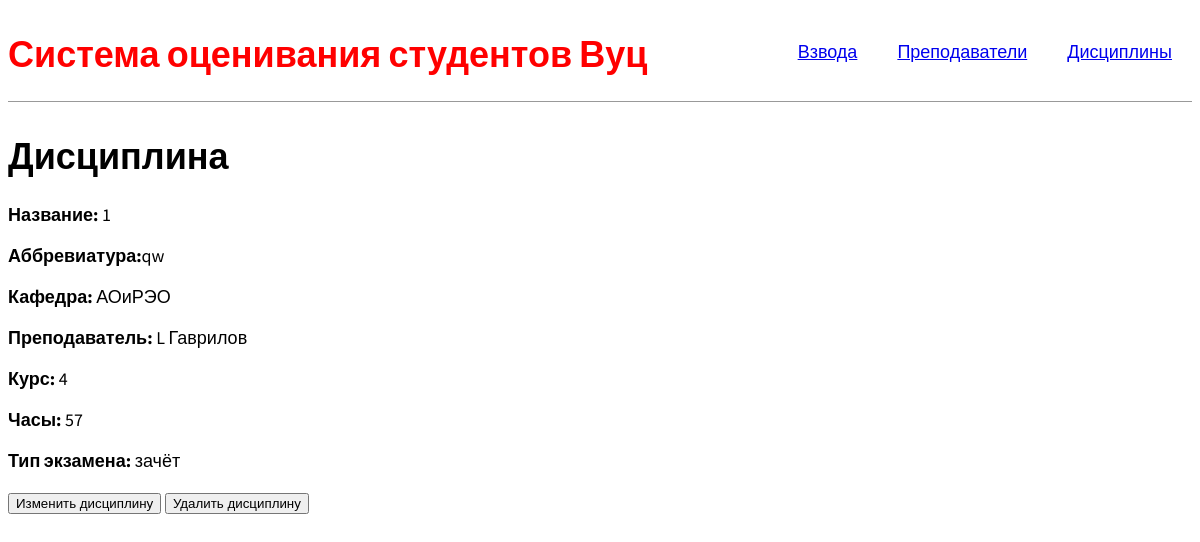
The page /discipline/2 on the database its author committed.
### firstapp/models.py (models this page shows, shortened)
class Discipline(models.Model):
    TYPE_EXAM =[
        ('Z', 'зачёт'),
        ('O', 'зачёт с оценкой'),
        ('E', 'экзамен')
    ]
    name = models.CharField(max_length=400, verbose_name="Название")
    short_name = models.CharField(max_length=10, verbose_name="Аббревиатура")
    departament= models.ForeignKey(to="DepartamentModel", on_delete=models.CASCADE, verbose_name="Кафедра")
    teacher = models.ForeignKey(to="Teacher", on_delete=models.CASCADE, verbose_name="Преподаватель")
    course = models.IntegerField(verbose_name="Курс")
    hours = models.IntegerField(verbose_name="Количество часов")
    type_exam = models.CharField(max_length=1, choices=TYPE_EXAM, verbose_name="Тип экзамена")
    class Meta:
        ordering = ["name"]
    def get_edit_url(self):
        return reverse('discipline-edit', args=[str(self.id)])
    def get_del_url(self):
        return reverse('discipline-delete', args=[str(self.id)])

class DepartamentModel(models.Model):
    full_name = models.CharField(max_length=300, unique=True)
    short_name = models.CharField(max_length=10)
    def __str__(self):
        return self.short_name
    class Meta:
        ordering =["full_name"]

class Teacher(models.Model):
    RANKS = [
        ('Ml', 'младший лейтенант'),
        ('L', 'лейтенант'),
        ('Sl', 'старший лейтенант'),
        ('C', 'капитан'),
        ('M', 'майор'),
        ('PP','подполковник'),
        ('P','полковник')
    ]
    name = models.CharField(max_length=20, verbose_name="Имя")
    surname = models.CharField(max_length=30, verbose_name="Фамилия")
    patronymic = models.CharField(max_length=30, verbose_name="Отчество")
    departament = models.ForeignKey(to="DepartamentModel", on_delete=models.CASCADE, verbose_name="Кафедра")
    rank = models.CharField(max_length=2, choices=RANKS, verbose_name="Звание")
    def __str__(self):
        return  self.rank+' '+self.surname
    class Meta:
        constraints = [
            models.UniqueConstraint(fields=['name', 'surname', 'patronymic'], name='unique fio teacher')
        ]
        ordering = ["surname", "name", "patronymic"]

### firstapp/views.py (the view)
# urls.py: re_path(r'^discipline/(?P<pk>\d+)$', DisciplineDetailView.as_view(), name="discipline-detail"),
class DisciplineDetailView(generic.DetailView):
    model =  Discipline

### firstapp/templates/firstapp/discipline_detail.html
{% extends 'base.html' %}
{% block content %}
      <h1>Дисциплина</h1>
    <p><strong>Название: </strong><a>{{discipline.name}}</a></p>
    <p><strong>Аббревиатура:</strong><a>{{discipline.short_name}}</a></p>
    <p><strong>Кафедра: </strong><a>{{discipline.departament}}</a></p>
    <p><strong>Преподаватель: </strong><a>{{discipline.teacher}}</a></p>
    <p><strong>Курс: </strong><a>{{discipline.course}}</a></p>
    <p><strong>Часы: </strong><a>{{discipline.hours}}</a></p>
    <p><strong>Тип экзамена: </strong><a>{{discipline.get_type_exam_display}}</a></p>
<button onclick="location.href='{{discipline.get_edit_url}}'">Изменить дисциплину</button>
<button onclick="location.href='{{discipline.get_del_url}}'">Удалить дисциплину</button>
{% endblock %}

### static/css/style.css (style rules this page uses)
body { font-family: 'Source Sans Pro', sans-serif; font-size: 18px; }

### rows shown on the page
Discipline: name "1", short_name "qw", departament "АОиРЭО", teacher "L Гаврилов", course "4", hours "57", type_exam "зачёт"
